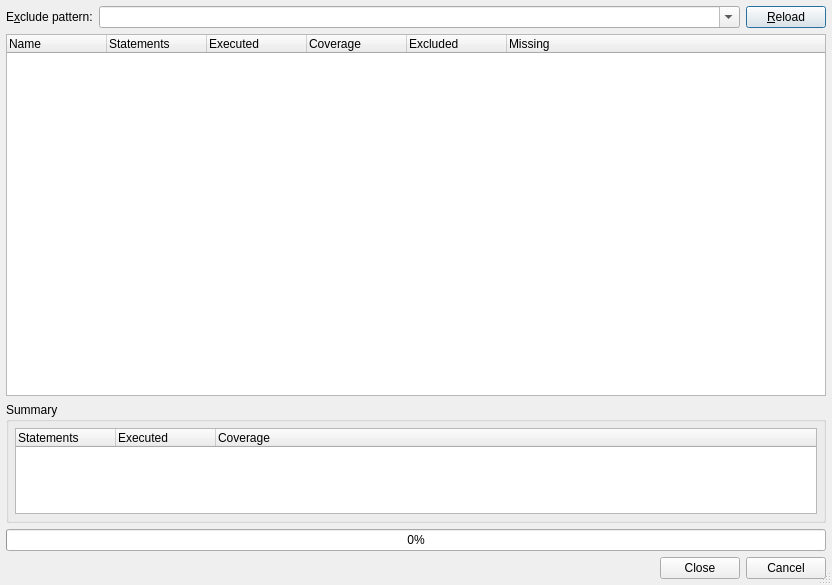
<?xml version="1.0" encoding="UTF-8"?>
<ui version="4.0">
 <class>PyCoverageDialog</class>
 <widget class="QDialog" name="PyCoverageDialog">
  <property name="geometry">
   <rect>
    <x>0</x>
    <y>0</y>
    <width>832</width>
    <height>585</height>
   </rect>
  </property>
  <property name="sizePolicy">
   <sizepolicy hsizetype="Expanding" vsizetype="Expanding">
    <horstretch>0</horstretch>
    <verstretch>3</verstretch>
   </sizepolicy>
  </property>
  <property name="windowTitle">
   <string>Python Code Coverage</string>
  </property>
  <property name="whatsThis">
   <string>&lt;b&gt;Python Code Coverage&lt;/b&gt;
&lt;p&gt;This dialog shows the collected code coverage data.&lt;/p&gt;</string>
  </property>
  <property name="sizeGripEnabled">
   <bool>true</bool>
  </property>
  <layout class="QVBoxLayout" name="verticalLayout_2">
   <item>
    <layout class="QHBoxLayout">
     <item>
      <widget class="QLabel" name="textLabel1_2">
       <property name="text">
        <string>E&amp;xclude pattern:</string>
       </property>
       <property name="buddy">
        <cstring>excludeCombo</cstring>
       </property>
      </widget>
     </item>
     <item>
      <widget class="QComboBox" name="excludeCombo">
       <property name="sizePolicy">
        <sizepolicy hsizetype="Expanding" vsizetype="Fixed">
         <horstretch>0</horstretch>
         <verstretch>0</verstretch>
        </sizepolicy>
       </property>
       <property name="toolTip">
        <string>Enter a regexp pattern marking lines to exclude from coverage</string>
       </property>
       <property name="whatsThis">
        <string>&lt;b&gt;Exclude pattern&lt;/b&gt;
&lt;p&gt;Enter a regular expression pattern. Lines matching this pattern are excluded from the coverage analysis. The default pattern is '#pragma[: ]+[nN][oO] [cC][oO][vV][eE][rR]'. If the pattern is found on a line containing the colon that introduces a suite of statements, the entire suite is excluded.&lt;/p&gt;</string>
       </property>
       <property name="editable">
        <bool>true</bool>
       </property>
       <property name="insertPolicy">
        <enum>QComboBox::InsertAtTop</enum>
       </property>
       <property name="autoCompletion">
        <bool>true</bool>
       </property>
       <property name="duplicatesEnabled">
        <bool>false</bool>
       </property>
      </widget>
     </item>
     <item>
      <widget class="QPushButton" name="reloadButton">
       <property name="text">
        <string>&amp;Reload</string>
       </property>
       <property name="shortcut">
        <string>Alt+R</string>
       </property>
      </widget>
     </item>
    </layout>
   </item>
   <item>
    <widget class="QTreeWidget" name="resultList">
     <property name="sizePolicy">
      <sizepolicy hsizetype="Expanding" vsizetype="Expanding">
       <horstretch>0</horstretch>
       <verstretch>3</verstretch>
      </sizepolicy>
     </property>
     <property name="whatsThis">
      <string>&lt;b&gt;Python Code Coverage&lt;/b&gt;
&lt;p&gt;This list shows the collected code coverage data. There are several actions available via the context menu.&lt;/p&gt;</string>
     </property>
     <property name="alternatingRowColors">
      <bool>true</bool>
     </property>
     <property name="rootIsDecorated">
      <bool>false</bool>
     </property>
     <property name="itemsExpandable">
      <bool>false</bool>
     </property>
     <column>
      <property name="text">
       <string>Name</string>
      </property>
     </column>
     <column>
      <property name="text">
       <string>Statements</string>
      </property>
     </column>
     <column>
      <property name="text">
       <string>Executed</string>
      </property>
     </column>
     <column>
      <property name="text">
       <string>Coverage</string>
      </property>
     </column>
     <column>
      <property name="text">
       <string>Excluded</string>
      </property>
     </column>
     <column>
      <property name="text">
       <string>Missing</string>
      </property>
     </column>
    </widget>
   </item>
   <item>
    <widget class="QGroupBox" name="summaryGroup">
     <property name="sizePolicy">
      <sizepolicy hsizetype="Preferred" vsizetype="Preferred">
       <horstretch>0</horstretch>
       <verstretch>1</verstretch>
      </sizepolicy>
     </property>
     <property name="title">
      <string>Summary</string>
     </property>
     <layout class="QVBoxLayout" name="verticalLayout">
      <item>
       <widget class="QTreeWidget" name="summaryList">
        <property name="whatsThis">
         <string>&lt;b&gt;Summary&lt;/b&gt;
&lt;p&gt;This shows some overall code coverage information.&lt;/p&gt;</string>
        </property>
        <property name="alternatingRowColors">
         <bool>true</bool>
        </property>
        <property name="rootIsDecorated">
         <bool>false</bool>
        </property>
        <property name="itemsExpandable">
         <bool>false</bool>
        </property>
        <column>
         <property name="text">
          <string>Statements</string>
         </property>
        </column>
        <column>
         <property name="text">
          <string>Executed</string>
         </property>
        </column>
        <column>
         <property name="text">
          <string>Coverage</string>
         </property>
        </column>
       </widget>
      </item>
     </layout>
    </widget>
   </item>
   <item>
    <widget class="QProgressBar" name="checkProgress">
     <property name="toolTip">
      <string>Shows the progress of the code coverage action</string>
     </property>
     <property name="value">
      <number>0</number>
     </property>
     <property name="orientation">
      <enum>Qt::Horizontal</enum>
     </property>
    </widget>
   </item>
   <item>
    <widget class="QDialogButtonBox" name="buttonBox">
     <property name="orientation">
      <enum>Qt::Horizontal</enum>
     </property>
     <property name="standardButtons">
      <set>QDialogButtonBox::Cancel|QDialogButtonBox::Close</set>
     </property>
    </widget>
   </item>
  </layout>
 </widget>
 <layoutdefault spacing="6" margin="6"/>
 <pixmapfunction>qPixmapFromMimeSource</pixmapfunction>
 <tabstops>
  <tabstop>excludeCombo</tabstop>
  <tabstop>reloadButton</tabstop>
  <tabstop>resultList</tabstop>
  <tabstop>summaryList</tabstop>
 </tabstops>
 <resources/>
 <connections/>
</ui>
